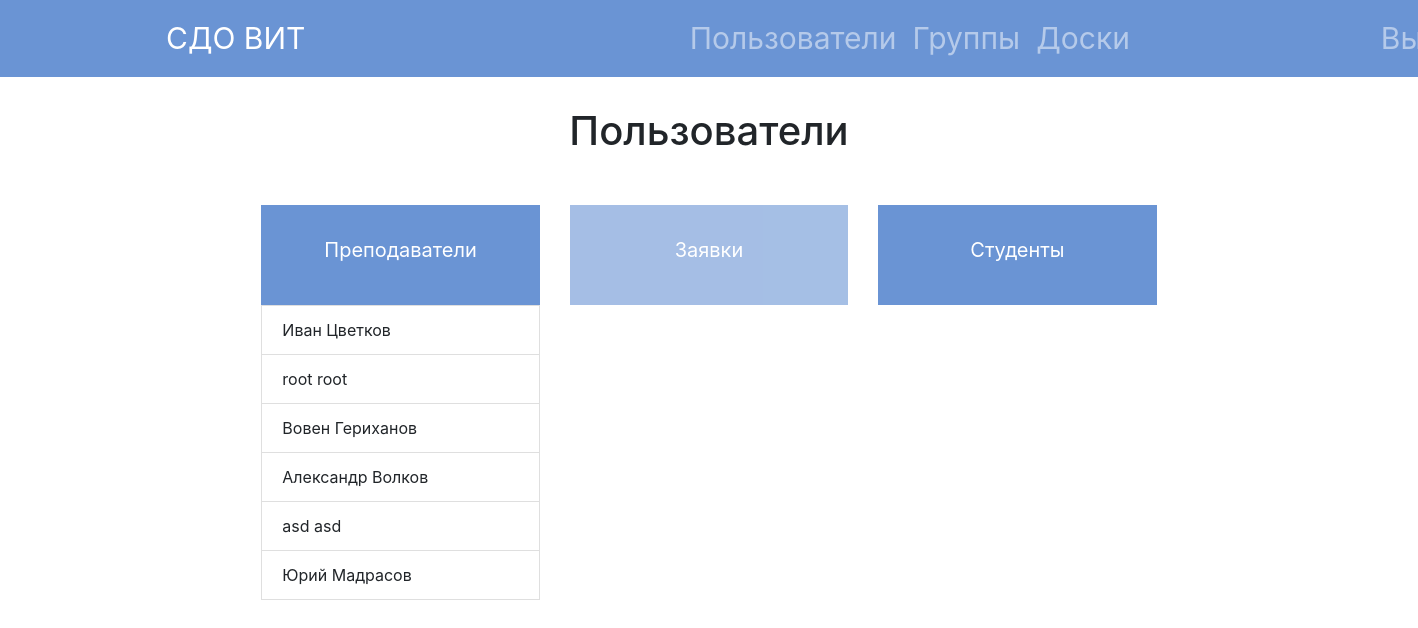
The app's page /addUsers.php (signed in) with its own data.
### tables this page shows
CREATE TABLE user (
  idUser int UNSIGNED NOT NULL AUTO_INCREMENT,
  name varchar(15) NOT NULL,
  surname varchar(15) NOT NULL,
  middlename varchar(15) NOT NULL,
  birthdate date NOT NULL,
  studentNumber int NOT NULL,
  mail varchar(50) NOT NULL,
  password varchar(16) NOT NULL,
  login varchar(15) NOT NULL,
  permissions enum ('0', '1', '2') NOT NULL,
  groupId int UNSIGNED NOT NULL,
  PRIMARY KEY (idUser)
);

### www/blocks/userList.php (the view, shortened to what this page needs)
<?
global $db_param;
$conn = connect_db($db_param);
    if ($conn) {
    $result = mysqli_query($conn, 'SELECT * FROM user');
    }
?>
<div class="container-fluid">
	<div class="col-8 offset-2">
		<h1 style="margin: 30px 0 50px 0; text-align: center;">Пользователи</h1>
		<div class="row">
			<div class="col-4">
				<div class="colheader">
					<p>Преподаватели</p>
				</div>
			</div>
			<div class="col-4">
				<div class="colheader bleak">
					<p>Заявки</p>
				</div>
			</div>
			<div class="col-4">
				<div class="colheader">
					<p>Студенты</p>
				</div>
			</div>
		</div>
        <div class="row">
        <div class="col-4">
        <? while ($row = $result->fetch_assoc()) {
            echo '<li id="draggable" class="list-group-item">';
            echo $row['name'].' ';
            echo $row['surname'];
            echo '</li>';
        }
        ?>
        </div>
        </div>
	</div>
</div>

### www/css/style.css (style rules this page uses)
body { background-color: #fff; }
.colheader { width: 100%; background-color: #6A94D4; height: 100px; color: white; text-align: center; font-size: 20px; }
.bleak { opacity: 0.6; }
.colheader * { position: relative; top: 30%; }

### records on screen
user: name "Иван", surname "Цветков"
user: name "root", surname "root"
user: name "Вовен", surname "Гериханов"
user: name "Александр", surname "Волков"
user: name "asd", surname "asd"
user: name "Юрий", surname "Мадрасов"

### other values on screen
$key "Пользователи"
$key "Группы"
$key "Доски"
